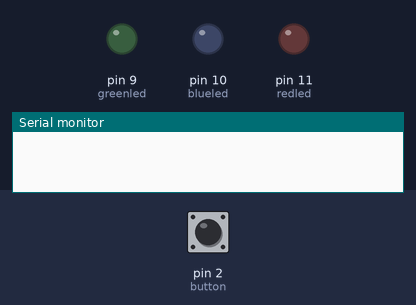
Bench run of a sketch on a simulated Arduino Uno, built with avr-gcc and run on an emulated ATmega328P. Shown: output pins drawn as LEDs (lit = HIGH), the last lines printed to the serial monitor. Dashed ring = blinking. Inputs (shaded band) come from the test bench; at power-on: pin 2 (button) LOW.

Above: at 1.2 s.
1.3 s: pin 2 (button) pulled HIGH for 1 s
At 2.3 s:
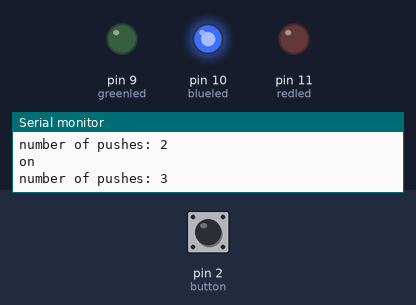
4.0 s: pin 2 (button) pulled HIGH for 0.15 s
At 5.3 s:
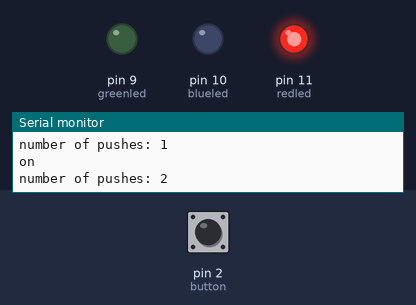
5.6 s: pin 2 (button) pulled HIGH for 3.2 s
At 6.8 s:
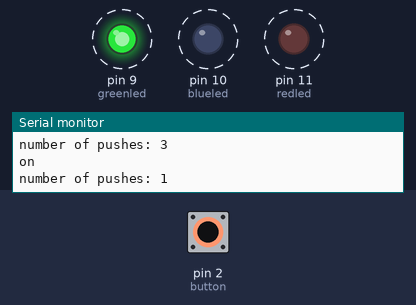
Timing chart, 0 to 10.8 s (numbered marks = the images above; inputs shaded):
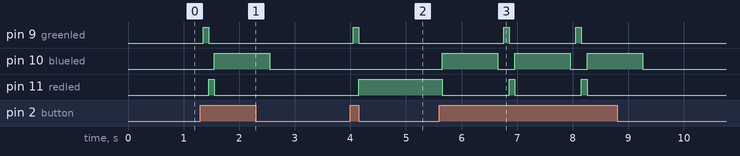

Measured:
- after the input at 1.3 s, pin 9 (greenled): LOW → HIGH after 0.05 s, → LOW 0.10 s later; pin 10 (blueled): LOW → HIGH after 0.25 s, → LOW 1.0 s later; pin 11 (redled): LOW → HIGH after 0.15 s, → LOW 0.10 s later
- after the input at 4.0 s, pin 9 (greenled): LOW → HIGH after 0.05 s, → LOW 0.10 s later; pin 11 (redled): LOW → HIGH after 0.15 s
- after the input at 5.6 s, pin 9 (greenled): alternates HIGH for 0.10 s and LOW for 1.2 s, 4 changes in all, then stays LOW, starting after 1.2 s; pin 10 (blueled): alternates HIGH for 1.0 s and LOW for 0.30 s, 6 changes in all, then stays LOW, starting after 0.05 s

The sketch:

count_switch_2.ino
```cpp
// telt het aantal keren dat er op de schakelaar wordt gedrukt
// na 4 keer drukken brand de led groen
// na 8 keer drukken brand de led rood
// na 12 keer drukken brand de led blauw ( led blijft blauw tot de teller weer op 4 staat)
// en begint de cyclus opnieuw

int redled = 11;
int blueled = 10;
int greenled = 9;
int button = 2;
int switchState = 0;
int count = 0;

void setup() {
  // put your setup code here, to run once:
  pinMode(redled, OUTPUT);
  pinMode(greenled, OUTPUT);
  pinMode(blueled, OUTPUT);
  pinMode (button, INPUT);
  Serial.begin(9600);

}

void loop() {
  // put your main code here, to run repeatedly:
  switchState = digitalRead(button);
  if (switchState == HIGH) {

    //analogWrite(redled, 0);
    //analogWrite(greenled, 255); // led brand groen
    //analogWrite(blueled, 0);

    count++;
    Serial.println("on");
    Serial.print("number of pushes: ");
    Serial.println(count);
    delay(50);
    }
    if (count ==1){
      analogWrite(redled, 0);
      analogWrite(greenled, 255); // led brand groen
      analogWrite(blueled, 0);
      //delay (2000);
      //count = 0 ;
      }
    else if (count==2){
      analogWrite(redled, 255);
      analogWrite(greenled, 0); // led brand groen
      analogWrite(blueled, 0);
      //count = 0;
      //delay (5000);
    }

  else if (count == 3) {
    count = 0;
    analogWrite(redled, 0);
    analogWrite(greenled, 0);
    analogWrite(blueled, 255);
    delay(1000);
    analogWrite(redled, 0);
    analogWrite(greenled, 0);
    analogWrite(blueled, 0);
  }
  delay(50);
}
```
